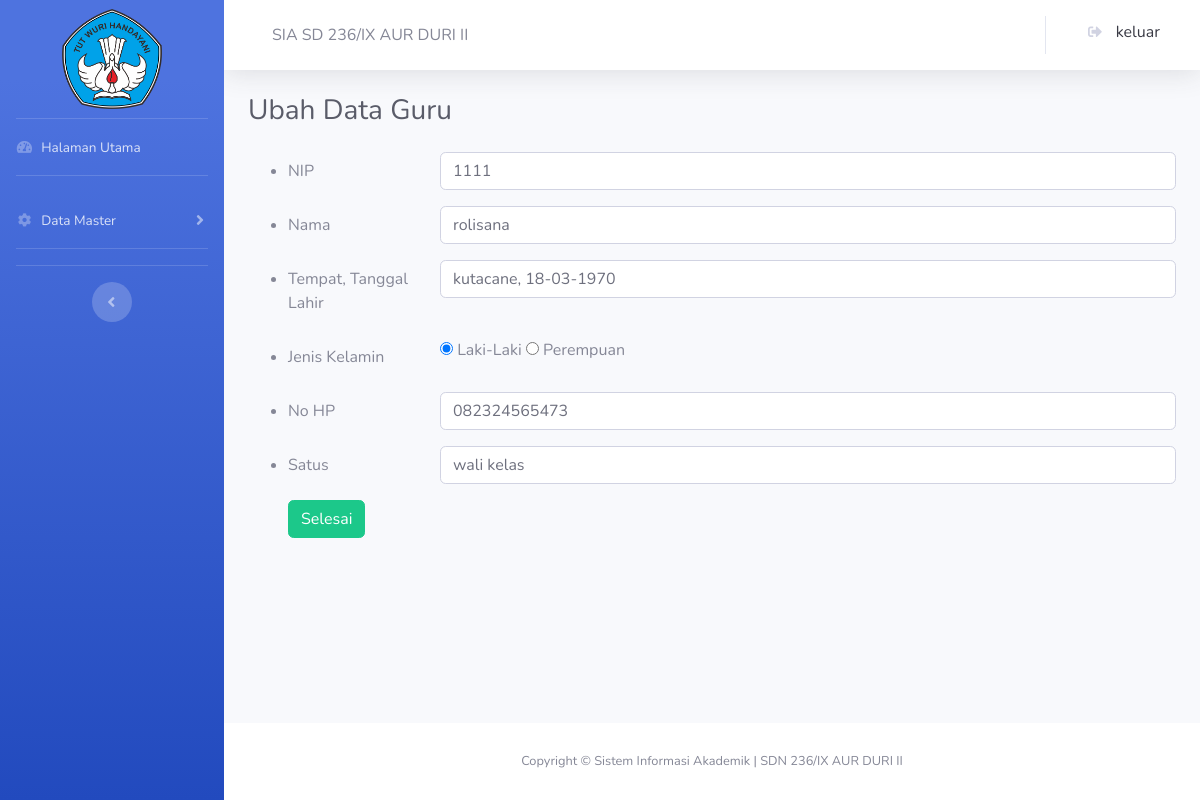
The page /SIA/ubah.php?nama=1111 (signed in) on the database its author committed.
### tables this page shows
CREATE TABLE `guru` (
  `nip` char(20) NOT NULL,
  `nama_guru` varchar(30) NOT NULL,
  `ttl` varchar(50) NOT NULL,
  `no_guru` char(13) NOT NULL,
  `status_guru` varchar(20) NOT NULL,
  `jenis_kelamin` enum('Laki-Laki','Perempuan','','') NOT NULL,
  `gambar_guru` varchar(100) NOT NULL
);

### SIA/koneksi.php (called while the page is built, shortened)
<?php
$conn = mysqli_connect("localhost", "root", "", "kp");
function query($query)
{
	global $conn;
	$result = mysqli_query($conn, $query);
	$rows = [];
	while ($row = mysqli_fetch_assoc($result)) {
		$rows[] = $row;
	}
	return $rows;
}

### SIA/ubah.php (the view, shortened to what this page needs)
<?php
require 'koneksi.php';
if (!isset($_SESSION["masuk"])) {
    header("Location: login.php ");
    exit;
} else {
    $masuk = $_SESSION['masuk'];
    $sql_masuk = mysqli_query($conn, "SELECT * FROM user WHERE username = '$masuk'");
    $vusr = mysqli_fetch_array($sql_masuk);
    $lvl = $vusr['level'];
}
$nip = $_GET["nama"];
$teachers = query("SELECT * FROM guru WHERE nip = '$nip'")[0];
?>
<!DOCTYPE html>
<html lang="en">
<head>
    <link href="vendor/fontawesome-free/css/all.min.css" rel="stylesheet" type="text/css">
    <link href="css/sb-admin-2.min.css" rel="stylesheet">
</head>
<body id="page-top">
    <div id="wrapper">
        <ul class="navbar-nav bg-gradient-primary sidebar sidebar-dark accordion" id="accordionSidebar">
            <br>
            <a class="sidebar-brand d-flex align-items-center justify-content-center"">
                <div>
                    <img src=" logo_sekolah.png" width="100" height="100">
    </div>
    </a> <br>
    <hr class="sidebar-divider my-0">
    <li class="nav-item">
        <a class="nav-link" href="index.php">
            <i class="fas fa-fw fa-tachometer-alt"></i>
            <span>Halaman Utama</span></a>
    </li>
    <hr class="sidebar-divider">
    <?php
    if ($lvl == 'admin') :
    ?>
        <li class="nav-item">
            <a class="nav-link collapsed" href="#" data-toggle="collapse" data-target="#collapseTwo" aria-expanded="true" aria-controls="collapseTwo">
                <i class="fas fa-fw fa-cog"></i>
                <span>Data Master</span>
            </a>
        </li>
    <?php
    endif;
    ?>
    <hr class="sidebar-divider">
    <hr class="sidebar-divider d-none d-md-block">
    <div class="text-center d-none d-md-inline">
        <button class="rounded-circle border-0" id="sidebarToggle"></button>
    </div>
    </ul>
    <div id="content-wrapper" class="d-flex flex-column">
        <div id="content">
            <nav class="navbar navbar-expand navbar-light bg-white topbar mb-4 static-top shadow">
                <form class="d-none d-sm-inline-block form-inline mr-auto ml-md-3 my-2 my-md-0 mw-100 navbar-search">
                    <div class="sidebar-brand-text mx-3">SIA SD 236/IX AUR DURI II</div>
                </form>
                <ul class="navbar-nav ml-auto">
                    <li class="nav-item dropdown no-arrow">
                        <a class="dropdown-item" href="logout.php" data-toggle="modal" data-target="#logoutModal">
                            <i class="fas fa-sign-out-alt fa-sm fa-fw mr-2 text-gray-400"></i>
                            keluar
                        </a>
                    </li>
                </ul>
            </nav>
            <div class="container-fluid">
                <h1 class="h3 mb-4 text-gray-800">Ubah Data Guru</h1>
                <form action="" method="post">
                    <ul>
                        <li>
                            <div class="form-group row">
                                <label for="nip" class="col-sm-2 col-form-label">NIP</label>
                                <div class="col-sm-10">
                                    <input type="text" class="form-control" id="nip" name="nip" required value="<?= $teachers["nip"]; ?>">
                                </div>
                            </div>
                        </li>
                        <li>
                            <div class="form-group row">
                                <label for="nama" class="col-sm-2 col-form-label">Nama</label>
                                <div class="col-sm-10">
                                    <input type="text" class="form-control" id="nama" name="nama_guru" required value="<?= $teachers["nama_guru"]; ?>">
                                </div>
                            </div>
                        </li>
                        <li>
                            <div class="form-group row">
                                <label for="ttl" class="col-sm-2 col-form-label">Tempat, Tanggal Lahir</label>
                                <div class="col-sm-10">
                                    <input type="text" class="form-control" id="ttl" name="ttl" require value="<?= $teachers["ttl"]; ?>">
                                </div>
                            </div>
                        </li>
                        <li>
                            <div class="form-group row">
                                <label for="jenis_kelamin" class="col-sm-2 col-form-label">Jenis Kelamin</label>
                                <div class="col-sm-10">
                                    <input type="radio" name="jenis_kelamin" require value="laki-laki" <?= ($teachers['jenis_kelamin'] == "Laki-Laki") ? "checked" : "" ?>> <label>Laki-Laki</label>
                                    <input type="radio" name="jenis_kelamin" require value="perempuan" <?= ($teachers['jenis_kelamin'] == "Perempuan") ? "checked" : "" ?>> <label>Perempuan</label>
                                </div>
                            </div>
                        </li>
                        <li>
                            <div class="form-group row">
                                <label for="no_hp" class="col-sm-2 col-form-label">No HP</label>
                                <div class="col-sm-10">
                                    <input type="text" class="form-control" id="no_guru" name="no_guru" required value="<?= $teachers["no_guru"]; ?>">
                                </div>
                            </div>
                        </li>
                        <li>
                            <div class="form-group row">
                                <label for="status_guru" class="col-sm-2 col-form-label">Satus</label>
                                <div class="col-sm-10">
                                    <input type="text" class="form-control" id="status_guru" name="status_guru" required value="<?= $teachers["status_guru"]; ?>">
                                </div>
                            </div>
                        </li>
                        <button type="submit" name="submit" class="btn btn-success">Selesai</button>
                    </ul>
                </form>
            </div>
        </div>
        <footer class=" sticky-footer bg-white">
            <div class="container my-auto">
                <div class="copyright text-center my-auto">
                    <span>Copyright &copy; Sistem Informasi Akademik | SDN 236/IX AUR DURI II</span>
                </div>
            </div>
        </footer>
    </div>
    </div>
</body>
</html>

### rows shown on the page
guru: nip "1111", nama_guru "rolisana", ttl "kutacane, 18-03-1970", jenis_kelamin "☑", no_guru "082324565473", status_guru "wali kelas"
